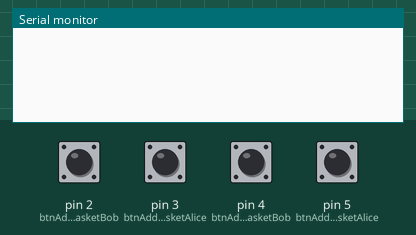
Recording of a sketch running on a simulated Arduino Uno, built with avr-gcc and run on an emulated ATmega328P. On the bench: the last lines printed to the serial monitor. The test bench sets the inputs (shaded band); at power-on: pin 2 (btnAddBigBasketBob), pin 3 (btnAddBigBasketAlice), pin 4 (btnAddLittleBasketBob), pin 5 (btnAddLittleBasketAlice) HIGH.

Above: at 1.2 s.
1.3 s: pin 2 (btnAddBigBasketBob) pulled LOW for 0.15 s
At 1.8 s:
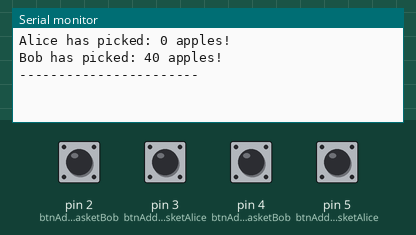
2.9 s: pin 3 (btnAddBigBasketAlice) pulled LOW for 0.15 s
At 4.2 s:
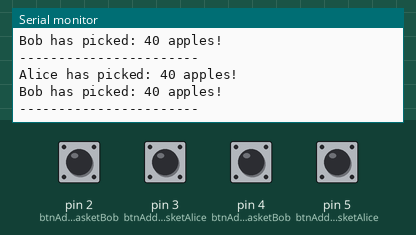
4.5 s: pin 4 (btnAddLittleBasketBob) pulled LOW for 0.15 s
At 5.5 s:
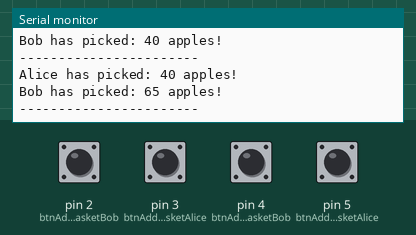
6.1 s: pin 5 (btnAddLittleBasketAlice) pulled LOW for 0.15 s
At 6.7 s:
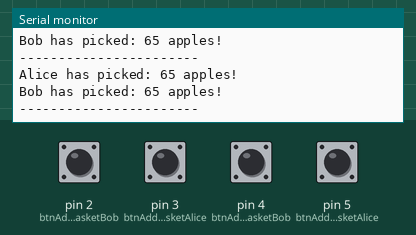
7.7 s: pin 2 (btnAddBigBasketBob) pulled LOW for 1 s
At 9.2 s:
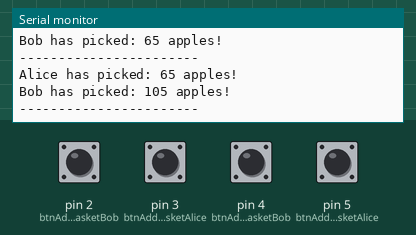
10.2 s: pin 3 (btnAddBigBasketAlice) pulled LOW for 1 s
At 11.1 s:
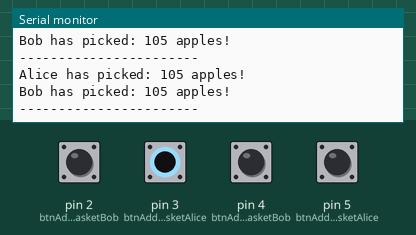
Timing chart, 0 to 13.2 s (numbered marks = the images above; inputs shaded):
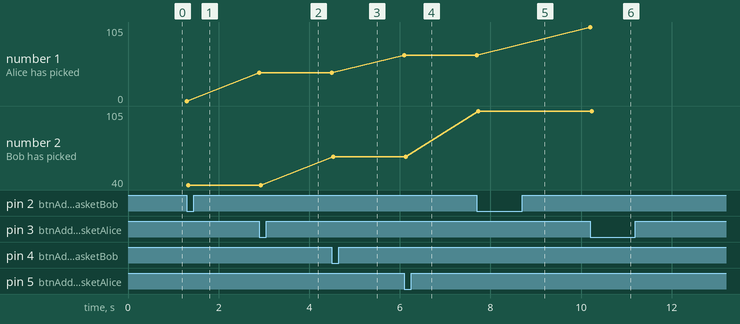

Measured:
- after the input at 1.3 s, the serial monitor: prints a new line at once (image 1)
- after the input at 2.9 s, the serial monitor: prints a new line at once (image 2)
- after the input at 4.5 s, the serial monitor: prints a new line at once (image 3)
- after the input at 6.1 s, the serial monitor: prints a new line at once (image 4)
- after the input at 7.7 s, the serial monitor: prints a new line at once (image 5)
- after the input at 10.2 s, the serial monitor: prints a new line at once (image 6)
- plotted number 2: 40 → 65 after the input at 4.5 s, 65 → 105 after the input at 7.7 s

The sketch:

fruitPickers3.ino
```cpp
/* Kjell.com - Hur funkar Arduino?, Sida 75

Variabler
Verion 2:
	- Ändrat till const int för korgstorlekar
	- Ändrat till unsigned int för lagring av totalt antal plockade äpplen.

Verion 3:
	- Fysiska knappar används för att lägga till antal plockade korgar
	- Inkludering av bibliotek "Button.h"

Prylar:
4st knappar
kopplingsplatta
4st  kablar

Programmet beräknar hur många äpplen två personer har plockat.
Alice & Bob.

Små äppelkorgar rymmer 25 äpplen, stora 40.

Bob har plockat 17 stora, och 17 små korgar.
Alice har plockat 20 stora, och 15 små korgar.
 */

#include <Button.h>

//Knappar (objects) för att öka antal plockade korgar
//Siffran anger I/O-stift
Button btnAddLittleBasketAlice(5);
Button btnAddLittleBasketBob(4);
Button btnAddBigBasketAlice(3);
Button btnAddBigBasketBob(2);

//Deklaration och initiering av globala variabler:

//Unsigned int kan hålla värden 0-65535
//Signed (standard) -32768-32767
//Totalt antal äpplen:
unsigned int fruitsAlice;
unsigned int fruitsBob;

//Antal äpplen per full korg:
//const-variabler lagras i Arduinons flash-minne (32kb för UNO)
//icke-const lagras i RAM (2kb för UNO)
const int littleBasketSize = 25;
const int bigBasketSize = 40;

//Antal korgar plockade per person -- behövs ej längre
/* int littleBasketAlice = 20;
int bigBasketAlice = 15;
int bigBasketBob = 17;
int littleBasketBob = 17; */

//charvariabel för tp av frukt
char fruit[] = " apples!";
//String fruit[] = " apples";

void setup(){
	//Öppna dataanslutning med 9600 bd
	Serial.begin(9600);

	//Startar knappar
	btnAddLittleBasketAlice.begin();
	btnAddLittleBasketBob.begin();
	btnAddBigBasketAlice.begin();
	btnAddBigBasketBob.begin();

}

void loop(){
	//Lägg till littleBasketAlice
	if(btnAddLittleBasketAlice.pressed()){
		fruitsAlice += littleBasketSize;
		Serial.print("Alice has picked: ");
		Serial.print(fruitsAlice);
		Serial.println(fruit);
		Serial.print("Bob has picked: ");
		Serial.print(fruitsBob);
		Serial.println(fruit);
		Serial.println("-----------------------");
	}
		//Lägg till littleBasketBob
	if(btnAddLittleBasketBob.pressed()){
		fruitsBob += littleBasketSize;
		Serial.print("Alice has picked: ");
		Serial.print(fruitsAlice);
		Serial.println(fruit);
		Serial.print("Bob has picked: ");
		Serial.print(fruitsBob);
		Serial.println(fruit);
		Serial.println("-----------------------");
	}
		//Lägg till bigBasketAlice
	if(btnAddBigBasketAlice.pressed()){
		fruitsAlice += bigBasketSize;
		Serial.print("Alice has picked: ");
		Serial.print(fruitsAlice);
		Serial.println(fruit);
		Serial.print("Bob has picked: ");
		Serial.print(fruitsBob);
		Serial.println(fruit);
		Serial.println("-----------------------");
	}
		//Lägg till bigBasketBob
	if(btnAddBigBasketBob.pressed()){
		fruitsBob += bigBasketSize;
		Serial.print("Alice has picked: ");
		Serial.print(fruitsAlice);
		Serial.println(fruit);
		Serial.print("Bob has picked: ");
		Serial.print(fruitsBob);
		Serial.println(fruit);
		Serial.println("-----------------------");
	}
}
```
